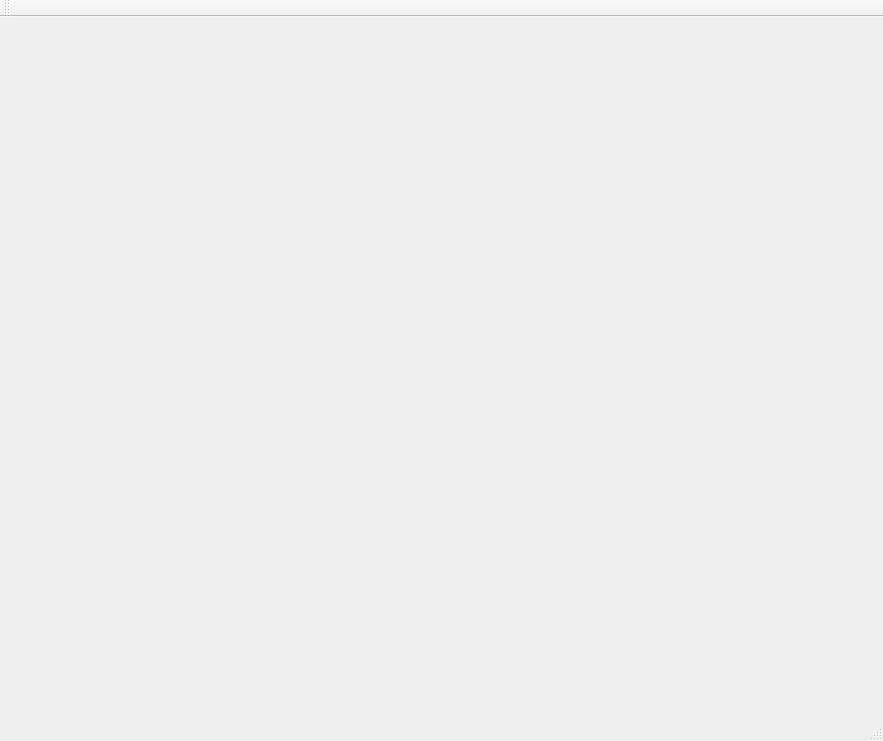
<?xml version="1.0" encoding="UTF-8"?>
<ui version="4.0">
 <class>MainWindow</class>
 <widget class="QMainWindow" name="MainWindow">
  <property name="geometry">
   <rect>
    <x>0</x>
    <y>0</y>
    <width>883</width>
    <height>741</height>
   </rect>
  </property>
  <property name="windowTitle">
   <string>Scenario</string>
  </property>
  <widget class="QWidget" name="centralWidget">
   <layout class="QHBoxLayout" name="horizontalLayout_2"/>
  </widget>
  <widget class="QMenuBar" name="menuBar">
   <property name="geometry">
    <rect>
     <x>0</x>
     <y>0</y>
     <width>883</width>
     <height>22</height>
    </rect>
   </property>
  </widget>
  <widget class="QToolBar" name="mainToolBar">
   <attribute name="toolBarArea">
    <enum>TopToolBarArea</enum>
   </attribute>
   <attribute name="toolBarBreak">
    <bool>false</bool>
   </attribute>
  </widget>
  <widget class="QStatusBar" name="statusBar"/>
  <action name="actionStart_Game">
   <property name="text">
    <string>Start World</string>
   </property>
   <property name="toolTip">
    <string>start the game</string>
   </property>
   <property name="shortcut">
    <string>Ctrl+S</string>
   </property>
  </action>
  <action name="actionStop_Game">
   <property name="text">
    <string>Stop World</string>
   </property>
   <property name="toolTip">
    <string>Stop the Game</string>
   </property>
   <property name="shortcut">
    <string>Ctrl+Shift+S</string>
   </property>
  </action>
  <action name="actionQuit">
   <property name="text">
    <string>Quit</string>
   </property>
   <property name="toolTip">
    <string>Quit Game</string>
   </property>
   <property name="shortcut">
    <string>Meta+Q</string>
   </property>
  </action>
  <action name="actionShow_Grid">
   <property name="checkable">
    <bool>true</bool>
   </property>
   <property name="text">
    <string>Show Grid</string>
   </property>
   <property name="toolTip">
    <string>Show the grid</string>
   </property>
   <property name="shortcut">
    <string>Ctrl+S</string>
   </property>
  </action>
  <action name="actionSetup">
   <property name="text">
    <string>Setup</string>
   </property>
   <property name="toolTip">
    <string>setup game and settings</string>
   </property>
   <property name="shortcut">
    <string>Ctrl+O</string>
   </property>
  </action>
  <action name="actionTile_Map">
   <property name="text">
    <string>Tile Map</string>
   </property>
   <property name="toolTip">
    <string>Tilemap editor</string>
   </property>
  </action>
  <action name="action_Help">
   <property name="text">
    <string>&amp;Help</string>
   </property>
   <property name="toolTip">
    <string>Help System</string>
   </property>
   <property name="shortcut">
    <string>Ctrl+F1</string>
   </property>
  </action>
 </widget>
 <layoutdefault spacing="6" margin="11"/>
 <resources/>
 <connections/>
 <slots>
  <slot>start_world()</slot>
  <slot>stop_world()</slot>
  <slot>quit()</slot>
  <slot>on_actionShow_Grid_triggered(bool)</slot>
  <slot>on_actionSetup_triggered()</slot>
 </slots>
</ui>
